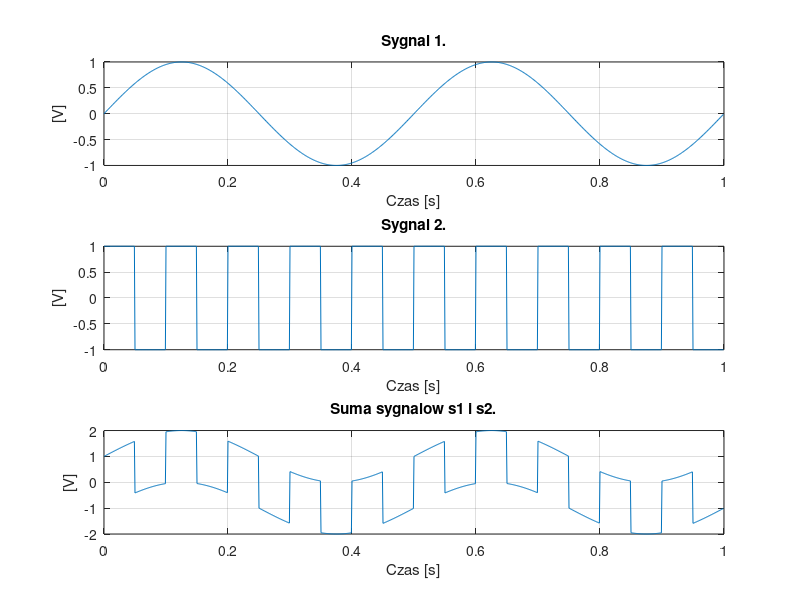

MATLAB code to generate this figure:
% skrypt tworzy dwa sygnały okresowe (sin i cos)
% i oblicza ich sumy

% Dane wejsciowe
Tk = 1;           % czas trwania sygnału w sekundach
fs = 1000;         % czesttliwosc. próbkowania w [Hz]
f1 = 2;           % czestotliwosc pierwszego sygnału
f2 = 10;          % czestotliwosc drugiego sygnału
A1 = 1;A2 = 1;  % aplitudy sygnałów

dt = 1/fs;        %okres probkowania
t  = 0:dt:Tk-dt;     % wektor czasu dyskretnego

s1 = A1*sin(2*pi*f1*t); % sygnal 1


s2 = [];                % sygnal 2
probes  = ceil(fs/f2/2) % ilosc probek potrzebnych do wygenerowania polowy
                        % okresu, poniewaz okres sklada sie z 1 i -1 
for period =1:(f2+1)    % wygeneruj o okres wiecej, ulatwia obliczenia
  s2 = [ s2,      A2*ones(1,probes) ];  % generuj  1
  s2 = [ s2, (-1)*A2*ones(1,probes) ];  % generuj -1
end

s2 = s2(1:fs);    % skopiuj  fs probek



sygnal = s1 + s2;       % suma sygnalow

subplot(3,1,1)          % wykres sygnal 1
plot(t, s1)
grid on
title('Sygnal 1.')
xlabel('Czas [s]')
ylabel('[V]')

subplot(3,1,2)          % wykres sygnal 2
plot(t, s2)
grid on
title('Sygnal 2.')
xlabel('Czas [s]')
ylabel('[V]')

subplot(3,1,3)          % wykres sygnal suma
plot(t, sygnal)
grid on
title('Suma sygnalow s1 i s2.')
xlabel('Czas [s]')
ylabel('[V]')


